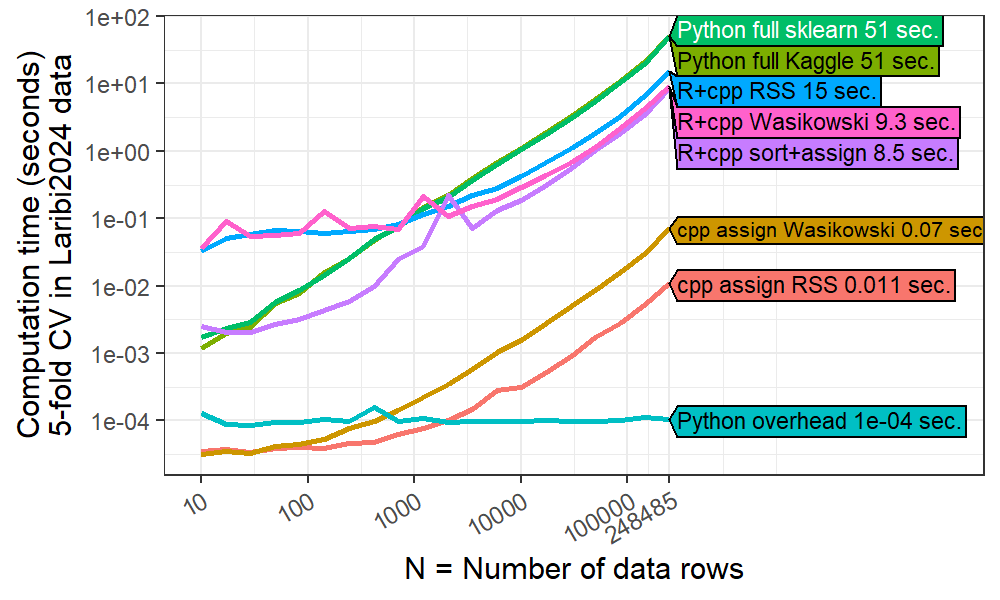

The R source for this figure:
library(ggplot2)
load("stratified_atime.RData")
requireNamespace("atime")
alist$unit.col.vec <- c(seconds="median")
plot(alist)

myround <- function(x){
  f=10^-floor(log10(x)-1)
  round(f*x)/f
}
gg <- ggplot()+
  geom_line(aes(
    N, median, color=label),
    size=1,
    data=alist$measurements[
    , label := paste(expr.name, format(myround(median[N==max(N)])), "sec.")
    , by=expr.name])+
  scale_x_log10(
    "N = Number of data rows",
    breaks=c(10^seq(1, 5), ntrain),
    limits=c(10, 1e8))+
  scale_y_log10(
    "Computation time (seconds)\n5-fold CV in Laribi2024 data",
    breaks=10^seq(-5, 5))+
  theme_bw()+
  theme(axis.text.x=element_text(angle=30, hjust=1))
(dl <- directlabels::direct.label(gg, list(cex=0.7, "right.polygons")))
png("stratified_atime.png", width=5, height=3, units="in", res=200)
print(dl)
dev.off()
